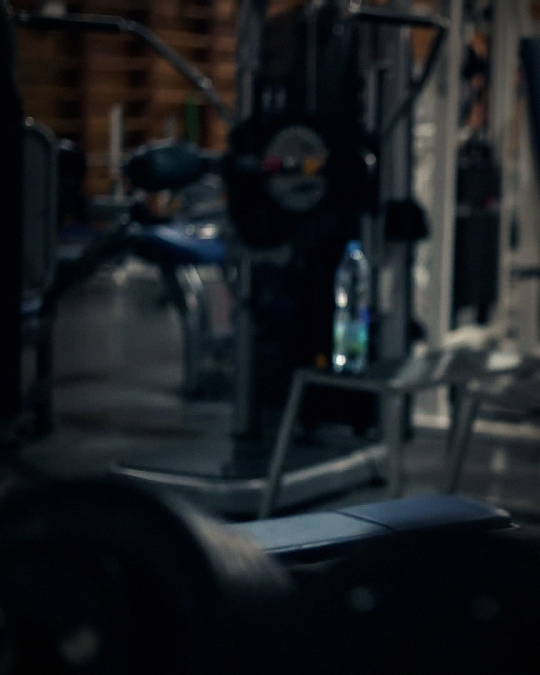
#> input picture instagram/gymrules/bg/5.jpg, 1080 x 1350 px, found by its file name (shown at 1/2 size)
$ python photo_hood_back.py
#> lines starting #> are read from the running program, lines starting #| are printed output that depends on the picture
import numpy as np, cv2
img=cv2.imread('images/5.jpg').astype(np.float32)
H,W=img.shape[:2]; yy,xx=np.mgrid[0:H,0:W].astype(np.float32)
#> after `H, W = img.shape[:2]`: H = 1350; W = 1080
rng=np.random.default_rng(9)
top,yc,ybot=470.,522.,578.
cxy=np.where(yy<yc,372.,372.+(yy-yc)*0.05)
u=np.clip((yy-top)/(yc-top),0,1)
w_top=60*np.power(np.sin(u*np.pi/2),0.62)          # rounder crown, no point
dy=np.clip(yy-yc,0,None)
wl=60+dy*0.05-2*np.sin(np.clip(dy/70,0,1)*np.pi)   # left side tucks in toward the neck
wr=60+dy*0.14
half=np.where(xx<cxy,np.where(yy<yc,w_top,wl),np.where(yy<yc,w_top,wr))
nx=(xx-cxy)/np.maximum(half,1)
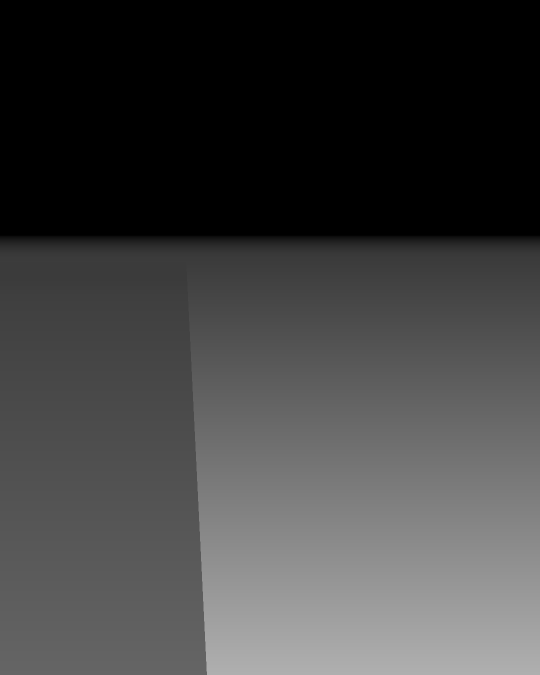
#> half: shape (1350, 1080) float32 (shown at 1/2 size); min 0, max 175.8, mean 65.5
inside=(np.abs(nx)<=1)&(yy>=top)&(yy<=ybot)
mask=cv2.GaussianBlur(inside.astype(np.float32),(0,0),1.5)
fade=np.clip((ybot-yy)/40,0,1); fade=fade*fade*(3-2*fade)   # long, soft blend into the collar
mask*=np.where(yy>ybot-40,fade,1)
# ---- tone from the real hood fold / hoodie
fold=np.median(img[560:600,320:420].reshape(-1,3),0)
#> fold = [54, 49, 37]
base=fold*0.80
#> base = [43.2, 39.2, 29.6]
ny=np.clip((yy-top)/(ybot-top),0,1)
cyl=np.clip(1-0.62*np.abs(nx)**2.0,0.3,1)                 # round volume
side=1+0.10*np.clip(-nx,0,1)-0.12*np.clip(nx,0,1)          # light from left
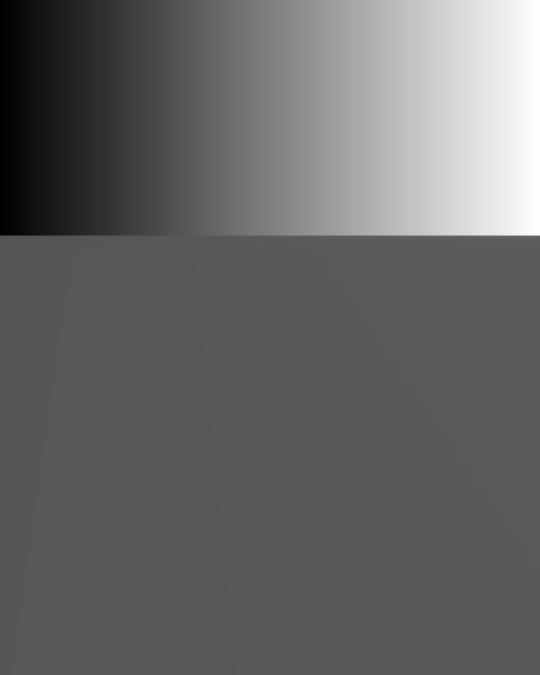
#> nx: shape (1350, 1080) float32 (shown at 1/2 size); min -372, max 707, mean 59.3; drawn with min black and max white
crown=np.exp(-(((xx-360)/50)**2+((yy-482)/30)**2))*0.07    # soft top highlight
col=base*(cyl*side*(0.92+0.10*ny)+crown)[...,None]
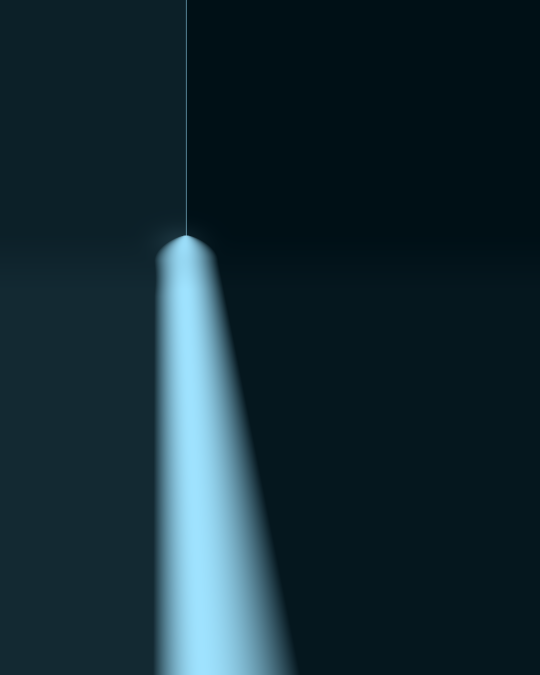
#> col: shape (1350, 1080, 3) float32 (shown at 1/2 size); mean of channels 0, 1, 2 14.8, 13.4, 10.1; drawn with min black and max white
# centre seam: subtle recessed line + highlight next to it
sx=cxy+2
seam=np.exp(-((xx-sx)/1.4)**2)*np.clip((yy-top-6)/12,0,1)*np.clip((560-yy)/20,0,1)
hl=np.exp(-((xx-sx+3.5)/2.4)**2)*np.clip((yy-top-6)/12,0,1)*np.clip((555-yy)/25,0,1)
col=col*(1-0.20*seam[...,None])+hl[...,None]*base*0.08
# drape folds toward the neck
for x0,ang,st,w in [(335,0.5,0.12,5),(410,-0.45,0.12,5)]:
    dd=xx-(x0+(yy-545)*ang)
    cr=np.exp(-(dd/w)**2)*np.clip((yy-530)/20,0,1)*np.clip((572-yy)/20,0,1)
    col*=(1-st*cr[...,None])
# red neon rim along the left silhouette
rim=np.exp(-((nx+0.96)/0.06)**2)*np.clip((560-yy)/40,0,1)
col[...,2]+=rim*55; col[...,1]+=rim*5; col[...,0]+=rim*7
#> after `col[..., 2] += rim * 55`:
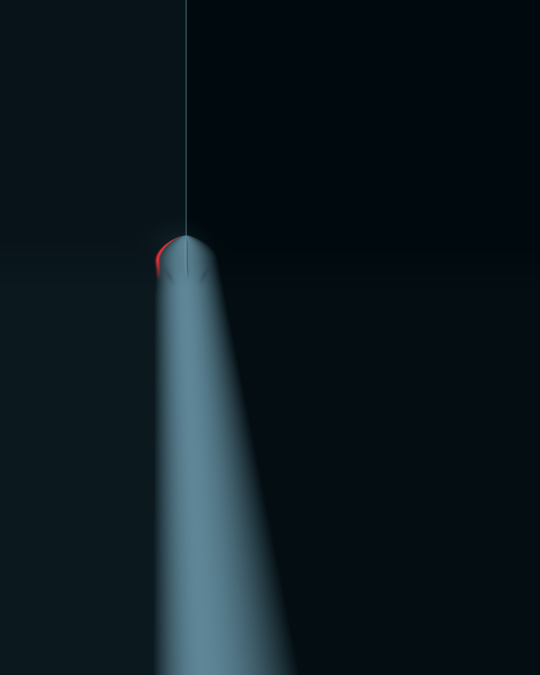
#> col: shape (1350, 1080, 3) float32 (shown at 1/2 size); mean of channels 0, 1, 2 14.8, 13.4, 10.1; drawn with min black and max white
# fine knit texture (procedural, very low amplitude) + camera grain
n=cv2.GaussianBlur(rng.normal(0,1,(H,W)).astype(np.float32),(0,0),0.9)*4.5
col+=n[...,None]+rng.normal(0,2.0,col.shape).astype(np.float32)
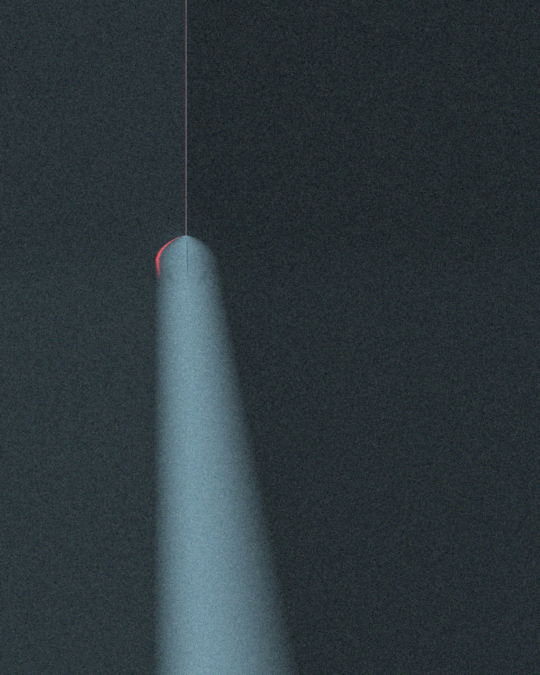
#> col: shape (1350, 1080, 3) float32 (shown at 1/2 size); mean of channels 0, 1, 2 14.7, 13.4, 10.1; drawn with min black and max white
col=cv2.GaussianBlur(col,(0,0),0.55)
out=np.clip(img*(1-mask[...,None])+col*mask[...,None],0,255).astype(np.uint8)
cv2.imwrite('scratchpad/hoodB.png',out)
o=cv2.imread('images/5.jpg'); p=o
#> further down, o is the input picture: shape (1350, 1080, 3); mean B, G, R 32.9, 29.7, 26.2
z=lambda a:cv2.resize(a[420:760,220:620],None,fx=1.6,fy=1.6,interpolation=cv2.INTER_CUBIC)
cv2.imwrite('scratchpad/hcmpB.png',np.hstack([z(o),z(p),z(out)]))
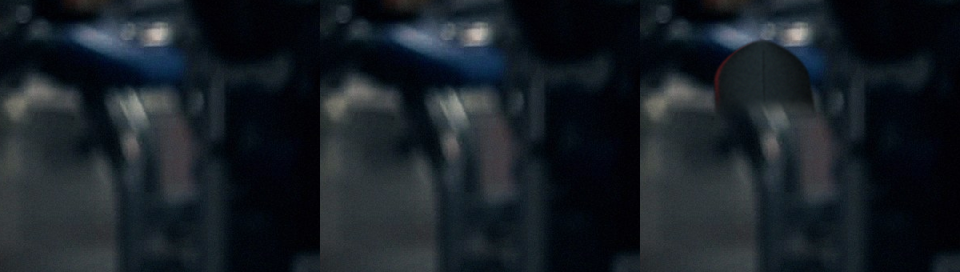
#> saved as hcmpB.png: shape (544, 1920, 3) (shown at 1/2 size); mean B, G, R 38, 31.5, 24.7

$ run again, with instagram/gymrules/bg/1.jpg copied over instagram/gymrules/bg/5.jpg
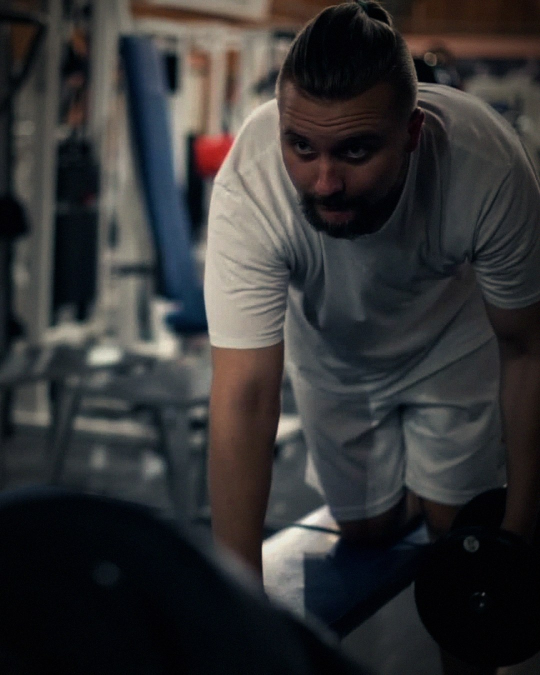
#> input picture instagram/gymrules/bg/1.jpg, 1080 x 1350 px, found by its file name (shown at 1/2 size)
#> fold = [73, 51, 24]
#> base = [58.4, 40.8, 19.2]
#> `col+=n[...,None]+rng.normal(0,2.0,col.shape).astype(np.float32)`:
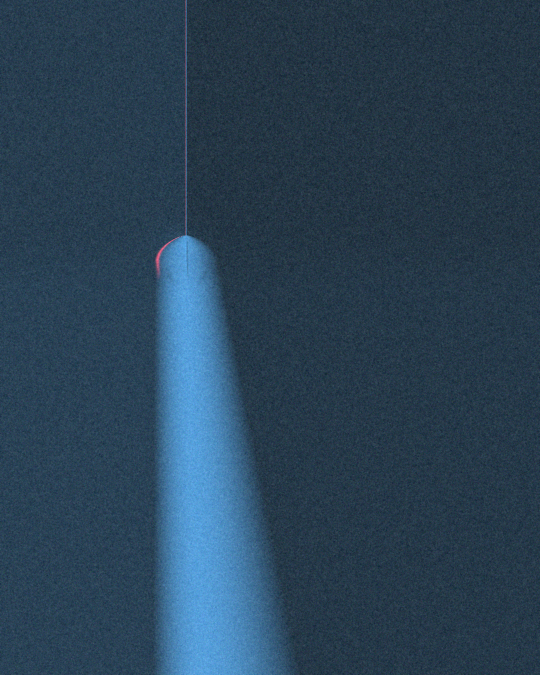
#> col: shape (1350, 1080, 3) float32 (shown at 1/2 size); mean of channels 0, 1, 2 19.9, 13.9, 6.6; drawn with min black and max white
#> o is the input picture: shape (1350, 1080, 3); mean B, G, R 51.7, 51.1, 51.7
#> `cv2.imwrite('scratchpad/hcmpB.png',np.hstack([z(o),z(p),z(out)]))`:
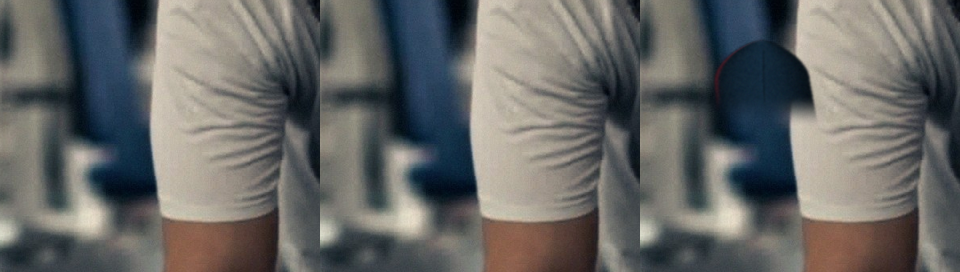
#> saved as hcmpB.png: shape (544, 1920, 3) (shown at 1/2 size); mean B, G, R 102, 104, 103.7

$ run again, with instagram/gymrules/bg/2.jpg copied over instagram/gymrules/bg/5.jpg
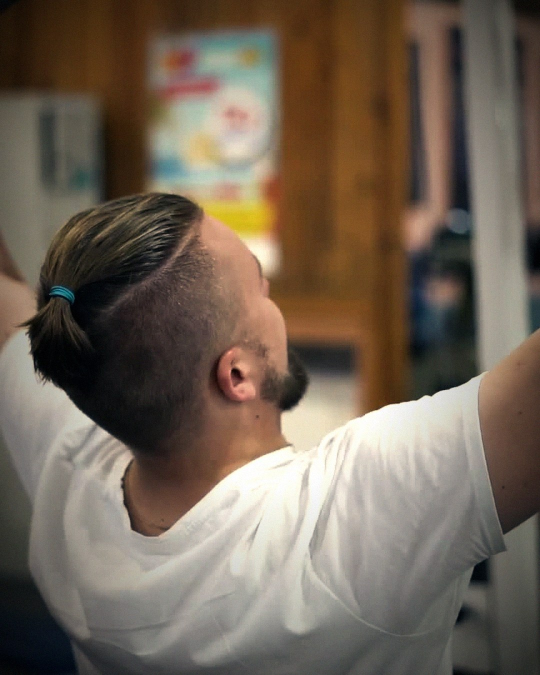
#> input picture instagram/gymrules/bg/2.jpg, 1080 x 1350 px, found by its file name (shown at 1/2 size)
#> fold = [68, 75, 95]
#> base = [54.4, 60, 76]
#> `col+=n[...,None]+rng.normal(0,2.0,col.shape).astype(np.float32)`:
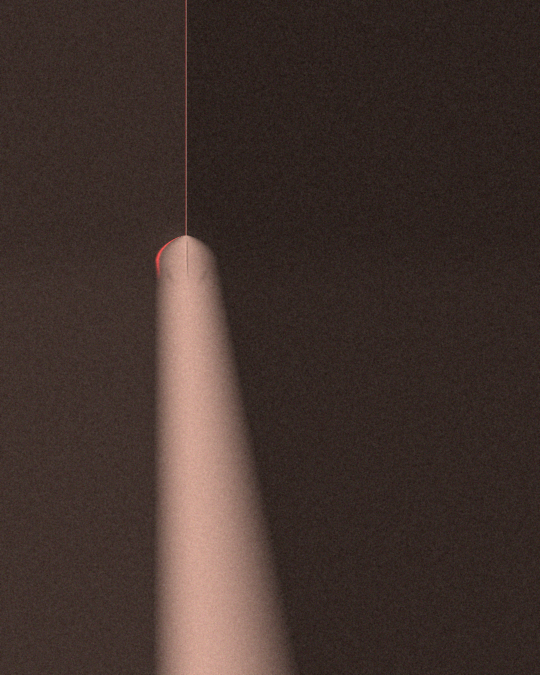
#> col: shape (1350, 1080, 3) float32 (shown at 1/2 size); mean of channels 0, 1, 2 18.5, 20.4, 25.9; drawn with min black and max white
#> o is the input picture: shape (1350, 1080, 3); mean B, G, R 85.7, 99.7, 113
#> `cv2.imwrite('scratchpad/hcmpB.png',np.hstack([z(o),z(p),z(out)]))`:
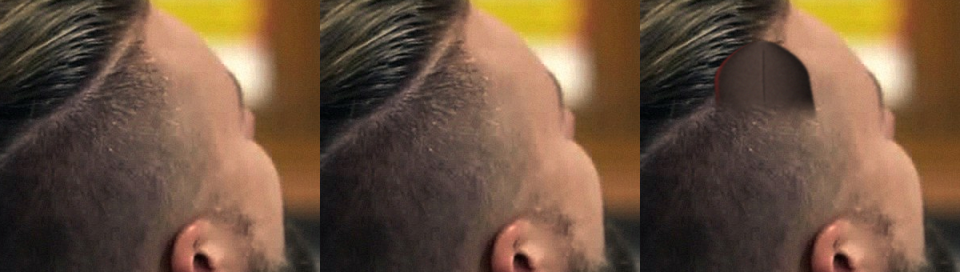
#> saved as hcmpB.png: shape (544, 1920, 3) (shown at 1/2 size); mean B, G, R 63.3, 83.5, 109.3

$ run again, with instagram/gymrules/bg/3.jpg copied over instagram/gymrules/bg/5.jpg
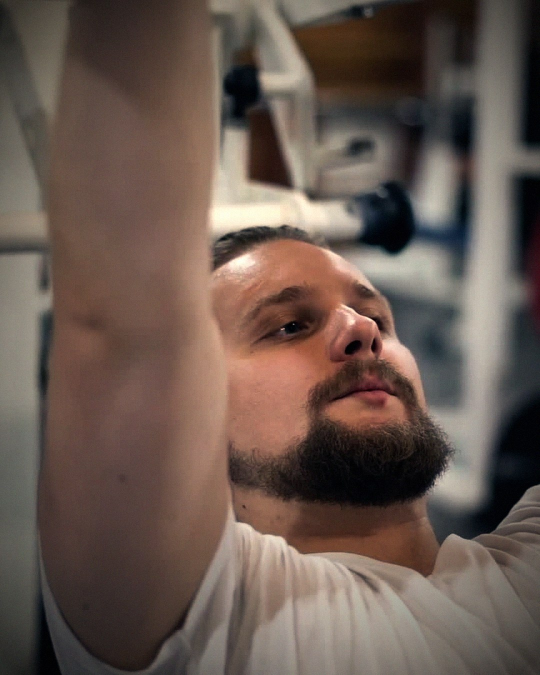
#> input picture instagram/gymrules/bg/3.jpg, 1080 x 1350 px, found by its file name (shown at 1/2 size)
#> fold = [98, 115, 151]
#> base = [78.4, 92, 120.8]
#> `col=base*(cyl*side*(0.92+0.10*ny)+crown)[...,None]`:
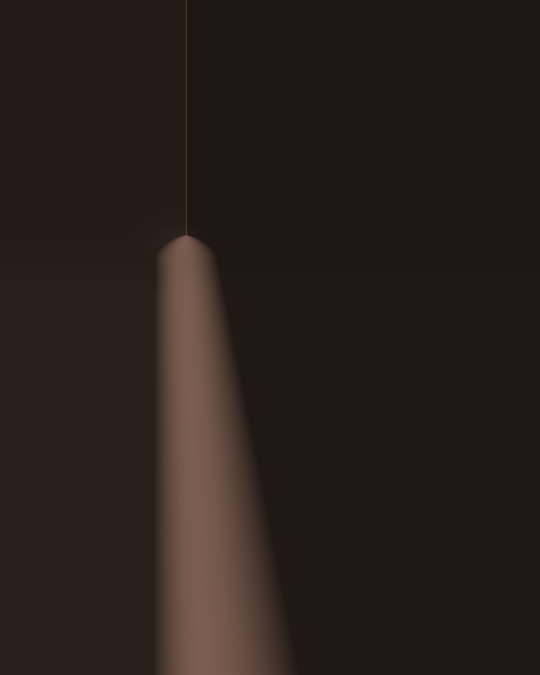
#> col: shape (1350, 1080, 3) float32 (shown at 1/2 size); mean of channels 0, 1, 2 26.8, 31.1, 40.9; drawn as B, G, R
#> o is the input picture: shape (1350, 1080, 3); mean B, G, R 79, 87.6, 104.1
#> `cv2.imwrite('scratchpad/hcmpB.png',np.hstack([z(o),z(p),z(out)]))`:
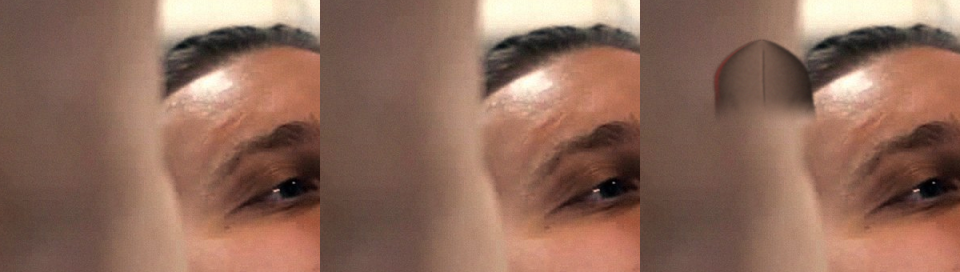
#> saved as hcmpB.png: shape (544, 1920, 3) (shown at 1/2 size); mean B, G, R 90.6, 106.8, 142.9
